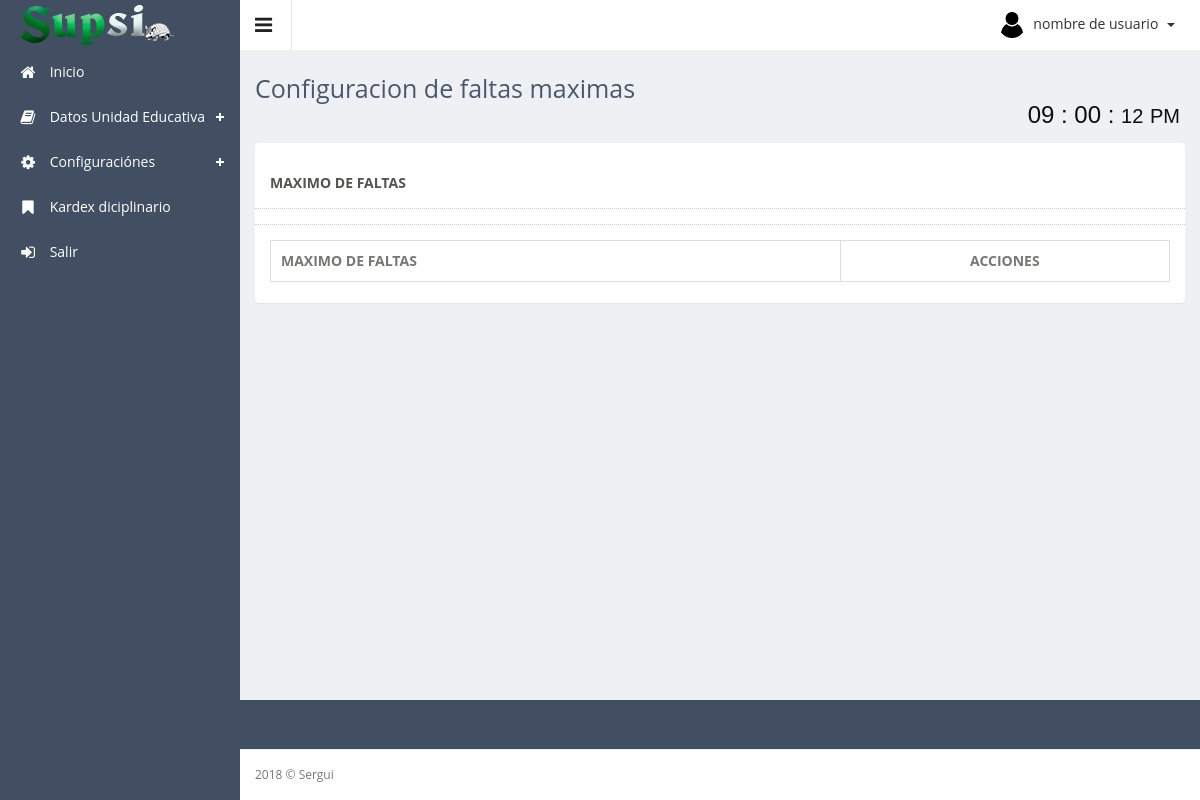
The page /app/controller/pfaltas/ on the database as committed earlier.
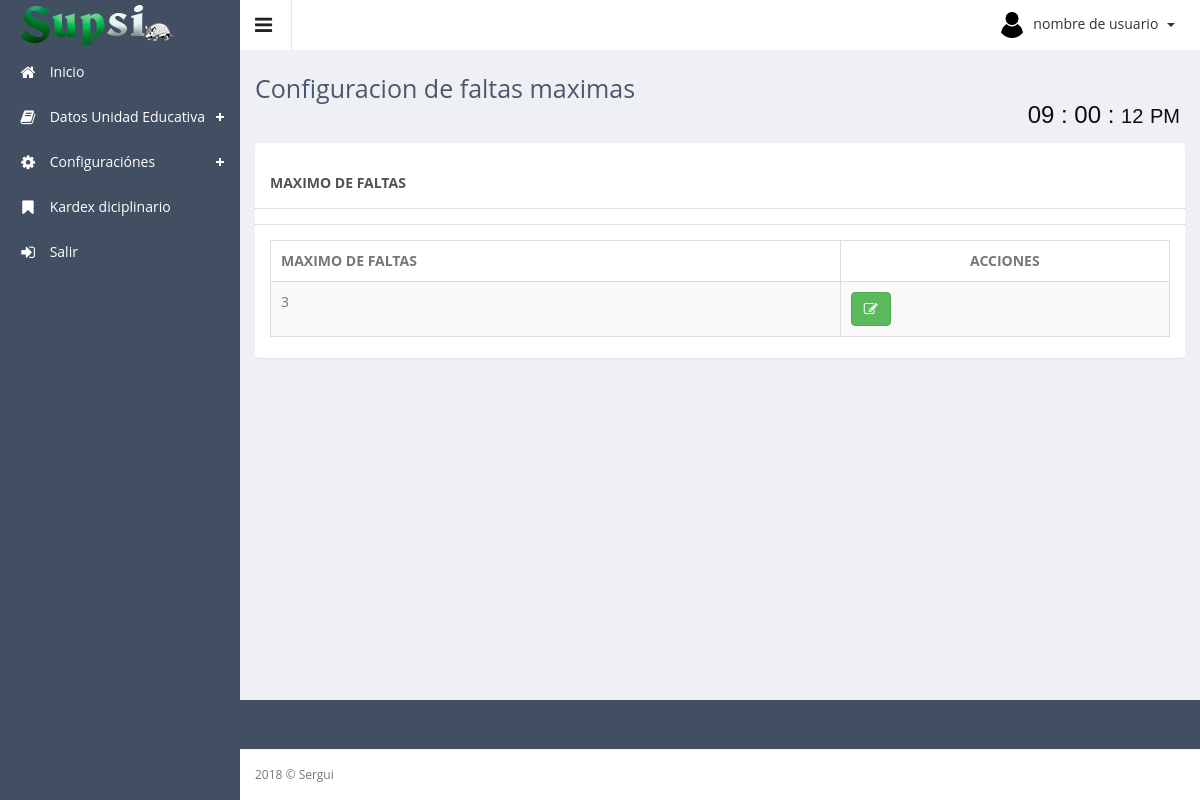
The same page on the database as committed later.
### tables this page shows
CREATE TABLE `pfaltas` (
  `id_pfalta` int(11) NOT NULL AUTO_INCREMENT,
  `max_faltas` int(10) NOT NULL,
  PRIMARY KEY (`id_pfalta`)
);

### app/controller/pfaltas/index.php (called while the page is built, shortened)
<?php
	require_once ("../../config/conexion.php");
	$contenido="pfaltas/index.php";
	$subTitulo="Configuracion de faltas maximas";
	if (!($pfaltas = $con->query("SELECT * FROM pfaltas"))) {
    	echo "Falló SELECT: (" . $con->errno . ") " . $con->error;
	}
	require_once ('../../../public/views/plantilla.php');
?>

### public/views/pfaltas/index.php (the view, shortened to what this page needs)
<div class="row">
    <div class="col-sm-12">
        <section class="panel">
            <header class="panel-heading">
                <div class="row panel-heading">
                    MAXIMO DE FALTAS
                </div>
            </header>
            <div class="panel-body">
                <div class="adv-table" >
                    <table  class="display table table-bordered table-striped" id="tbpfaltas">
                        <thead>
                            <tr>
                                <th>MAXIMO DE FALTAS</th>
                                <th class="text-center">ACCIONES</th>
                            </tr>
                        </thead>
                        <tbody>
                            <?php foreach ($pfaltas as $pfalta): ?>
                            <tr class="gradeX">
                                <td><?php echo $pfalta['max_faltas']; ?></td>
                                <td >
                                    <a class="btn btn-success" href="#modalEditar" role="button" data-placement="top" title="Editar" data-toggle="modal" onclick="obtener_datos(<?php echo $pfalta['id_pfalta'] ?>)">
                                        <span class="fa fa-edit" ></span>
                                    </a>
                                </td>
                            </tr>
                        <?php endforeach ?>
                    </tbody>
                </table>
            </div>
        </div>
    </section>
</div>
</div>

### public/views/plantilla.php (shortened to what this page needs)
<!DOCTYPE html>
<html lang="es">
<head>
    <?php require_once 'template/head.php'; ?>
</head>
<body class="sticky-header">
    <section>
        <?php require_once 'template/left_menu.php'; ?>
        <div class="main-content" >
            <div class="header-section">
                <a class="toggle-btn"><i class="fa fa-bars"></i></a>
                <?php require_once 'template/menu_right.php'; ?>
            </div>
            <?php require_once 'template/breadcumb.php'; ?>
            <div class="wrapper">
                <?php
                    if(isset($contenido))
                        require_once ($contenido);
                ?>
            </div>
            <?php require_once 'template/footer.php'; ?>
        </div>
    </section>
</body>
</html>

### public/views/template/head.php (shortened to what this page needs)
<link href="<?php echo ROOT; ?>resources/assets/css/style.css" rel="stylesheet">
<link href="<?php echo ROOT; ?>resources/assets/css/style-responsive.css" rel="stylesheet">
<link href="<?php echo ROOT; ?>resources/assets/js/advanced-datatable/css/demo_page.css" rel="stylesheet" />
<link href="<?php echo ROOT; ?>resources/assets/js/advanced-datatable/css/demo_table.css" rel="stylesheet" />
<link rel="stylesheet" href="<?php echo ROOT; ?>resources/assets/js/data-tables/DT_bootstrap.css" />
<link href="<?php echo ROOT; ?>resources/assets/css/style-responsive.css" rel="stylesheet">
<link rel="stylesheet" href="<?php echo ROOT; ?>resources/assets/css/toastr.min.css">
<link rel="stylesheet" href="<?php echo ROOT; ?>resources/assets/css/estilo.css">
<link rel="stylesheet" href="<?php echo ROOT; ?>resources/assets/css/estilo1.css">
<link rel="stylesheet" href="<?php echo ROOT; ?>resources/assets/css/chosen.min.css">
<link rel="stylesheet" type="text/css" href="<?php echo ROOT; ?>resources/assets/js/bootstrap-datepicker/css/datepicker-custom.css" />

### public/views/template/left_menu.php (shortened to what this page needs)
<div class="left-side sticky-left-side">
    <div class="logo">
        <a href="<?php echo ROOT; ?>"><img src="<?php echo ROOT; ?>resources/assets/images/logo.png" alt=""></a>
    </div>
    <div class="left-side-inner">
        <ul class="nav nav-pills nav-stacked custom-nav">
            <li class=""><a href="<?php echo ROOT; ?>"><i class="fa fa-home"></i> <span>
            Inicio</span></a></li>
            <li class="menu-list"><a href=""><i class="fa fa-book"></i> <span>Datos Unidad Educativa</span></a>
            </li>
            <li class="menu-list"><a href=""><i class="fa fa-cog"></i> <span>Configuraciónes</span></a>
            </li>
            <li class=""><a href="<?php echo ROOT_CONTROLLER; ?>kardex/"><i class="fa fa-bookmark"></i> <span>Kardex diciplinario</span></a>
            </li>
            <li><a href="<?php echo ROOT_CONTROLLER; ?>login/index.php?logout"><i class="fa fa-sign-in"></i> <span>Salir</span></a></li>
        </ul>
    </div>
</div>

### public/views/template/menu_right.php (shortened to what this page needs)
<div class="menu-right">
    <ul class="notification-menu">
        <li>
            <a href="#" class="btn btn-default dropdown-toggle" data-toggle="dropdown">
                <img src="<?php echo ROOT; ?>resources/assets/images/photos/user-avatar.png" alt="" />
                nombre de usuario
                <span class="caret"></span>
            </a>
        </li>
    </ul>
</div>

### public/views/template/breadcumb.php
<div class="page-heading">
    <h3>
        <?php echo $subTitulo ?>
    </h3>
    <div class="col-md-12">
        <div class="contenedor2 reloj2" >
			<div class="widget2">
			    <div class="relojj">
			    	<p id="horas2" class="horas2"></p>
			      	<p>:</p>
			      	<p id="minutos2" class="minutos2"></p>
			      	<p>:</p>
			      	<div class="cajaSegundos2">
			        	<p id="segundos2" class="segundos2"></p>
			        	<p id="ampm2" class="ampm2"></p>
			      	</div>
			    </div>
			</div>
        </div>
    </div>
</div>

### public/views/template/footer.php
<?php
	(isset($pie_class)) ? $foot="sticky-footer":$foot="";
?>
<footer class="<?php echo $foot; ?>">
    2018 &copy; Sergui
</footer>

### resources/assets/js/advanced-datatable/css/demo_table.css (style rules this page uses)
table.display { margin: 0 auto; clear: both; width: 100%; }
table.display thead th { padding: 3px 18px 3px 10px; border-bottom: 1px solid black; font-weight: bold; cursor: pointer; * cursor: hand; }
table.display td { padding: 3px 10px; }
table.display tr.gradeX { background-color: #ffdddd; }

### resources/assets/css/estilo1.css (style rules this page uses)
.reloj2 { font-size:16px; color: #0E0D0D; }
.contenedor2 { max-width: 200px; margin: auto; }
.widget2 { width: 100%; height: 30px; position: absolute; top: 0; bottom: 0; left: 0; right: 0; margin: auto; }
.widget2 p { display: inline-block; line-height: 1em; }
.relojj { font-family: Arial, "Helvetica Neue", Helvetica, sans-serif; width: 100%; padding: 5px; font-size: 1.5em; text-align: right; }
.relojj .cajaSegundos2 { display: inline-block; }
.relojj .ampm2, .relojj .segundos2 { font-size: 2rem; }

Rows that differ between the two databases and show on the page:
added pfaltas: max_faltas "3"
